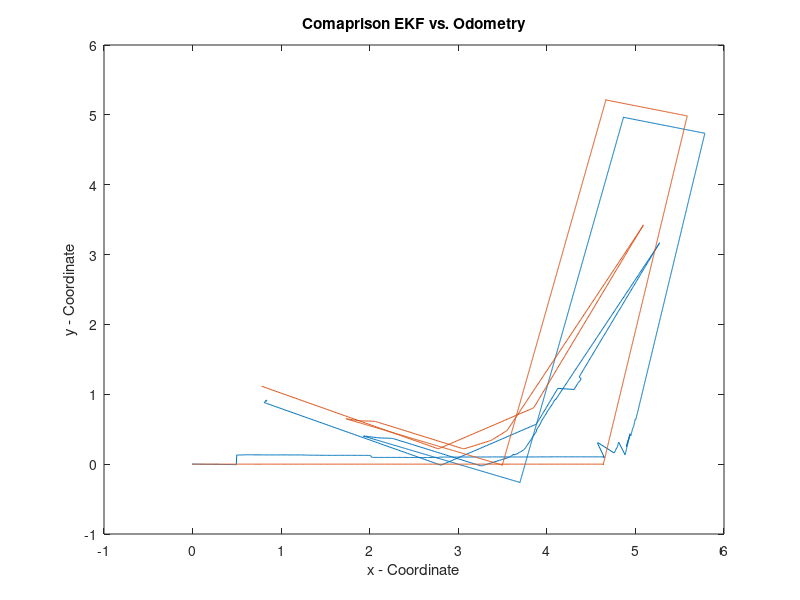

MATLAB code for this plot: (Note: this script raises an error after producing the figure.)
load('odom_ekf.mat');

figure
plot(ekf(1:end/2,1),ekf(1:end/2,2));
hold on
plot(odom(1:end/2,1),odom(1:end/2,2));
title('Comaprison EKF vs. Odometry')
xlabel('x - Coordinate');
ylabel('y - Coordinate');
for i=1:500:size(ekf,1)/2
    ellipse_data=ellipse(ekf(i,1),ekf(i,2),ekf_cov((i-1)*3+1:(i-1)*3+3,1:3));
    plot(ellipse_data(:,1),ellipse_data(:,2),'b')
end

legend('EKF','Odometry','Covariance');
axis equal;
%matlab2tikz('ekf_odom.tikz', 'height', '\figureheight', 'width', '\figurewidth');